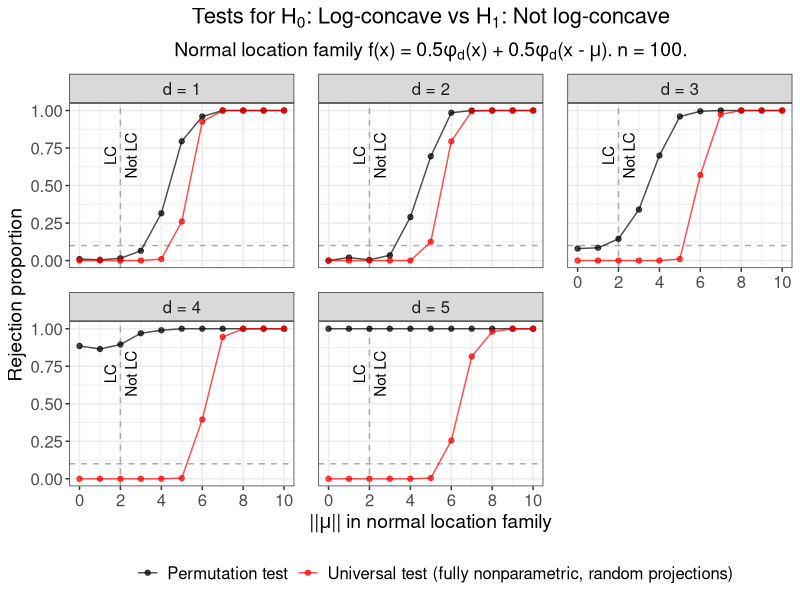

The R script that drew this image:
# Create Figure 1 in main paper.
# Plot results from Cule et al. (2010) permutation test
# and fully nonparametric random projection universal test of
# H_0: log-concave versus H_1: not log-concave.
# Use two-component normal location model.

suppressMessages(library(data.table))
suppressMessages(library(tidyverse))
suppressMessages(library(gtable))
suppressMessages(library(cowplot))

# Create theme
paper_theme <- theme_bw() +
  theme(plot.title = element_text(hjust = 0.5, size = 16),
        plot.subtitle = element_text(hjust = 0.5, size = 14),
        legend.title = element_text(size = 14),
        axis.title = element_text(size = 14),
        legend.text = element_text(size = 12),
        axis.text = element_text(size = 12),
        strip.text = element_text(size = 12),
        panel.spacing = unit(1.2, "lines"))

# Read in data
perm_test <- fread("sim_data/fig01_perm_test.csv") %>% 
  mutate(Method = "Permutation test")

fully_NP_randproj <- fread("sim_data/fig01_fully_NP_randproj.csv") %>% 
  mutate(Method = "Universal test (fully nonparametric, random projections)")

results <- rbind(perm_test, fully_NP_randproj, fill = TRUE)

# Get rejection proportion at each (d, mu_norm) combination
reject_df <- results %>% 
  group_by(Method, n_obs, d, mu_norm, B) %>% 
  dplyr::summarise(reject_prop = mean(reject),
                   sim_count = n())

# Check parameters
stopifnot(unique(results$equal_space_mu) == 0,
          unique(perm_test$B) == 99,
          unique(fully_NP_randproj$B) == 100,
          unique(results$n_obs) == 100,
          sort(unique(results$mu_norm)) == 0:10,
          unique(reject_df$sim_count) == 200)

# Plot rejection proportions
perm_randproj_tests <- reject_df %>% 
  mutate(Method = factor(Method,
                         levels = c("Permutation test",
                                    "Universal test (fully nonparametric, random projections)"),
                         labels = c("Permutation test",
                                    "Universal test (fully nonparametric, random projections)")),
         d = factor(d, levels = 1:5, 
                    labels = c("d = 1", "d = 2", "d = 3", 
                               "d = 4", "d = 5"))) %>%
  ggplot(aes(x = mu_norm, y = reject_prop)) +
  facet_wrap(. ~ d) +
  geom_hline(yintercept = 0.10, lty = "dashed", col = "darkgrey") +
  geom_vline(xintercept = 2, lty = "dashed", col = "darkgrey") +
  geom_line(aes(col = Method), alpha = 0.7) +
  geom_point(aes(col = Method), alpha = 0.7) +
  annotate(geom = "text", x = 1.5, y = 0.7, label = "LC", angle = 90) +
  annotate(geom = "text", x = 2.5, y = 0.7, label = "Not LC", angle = 90) +
  labs(x = expression("||"*mu*"|| in normal location family"), 
       y = "Rejection proportion",
       col = "",
       title = expression("Tests for H"[0]*
                            ": Log-concave vs H"[1]*": Not log-concave"),
       subtitle = expression("Normal location family f(x) = 0.5"*phi[d]*"(x)"~
                               "+ 0.5"*phi[d]*"(x -"~mu*"). n = 100.")) +
  scale_color_manual(values = c("black", "red")) +
  scale_x_continuous(breaks = seq(0, 10, by = 2)) +
  paper_theme +
  theme(legend.position = "bottom") 

#####################
##### Save plot #####
#####################

ggsave(plot = perm_randproj_tests,
       filename = "sim_plots/figure_01.pdf",
       width = 9, height = 5.5)
